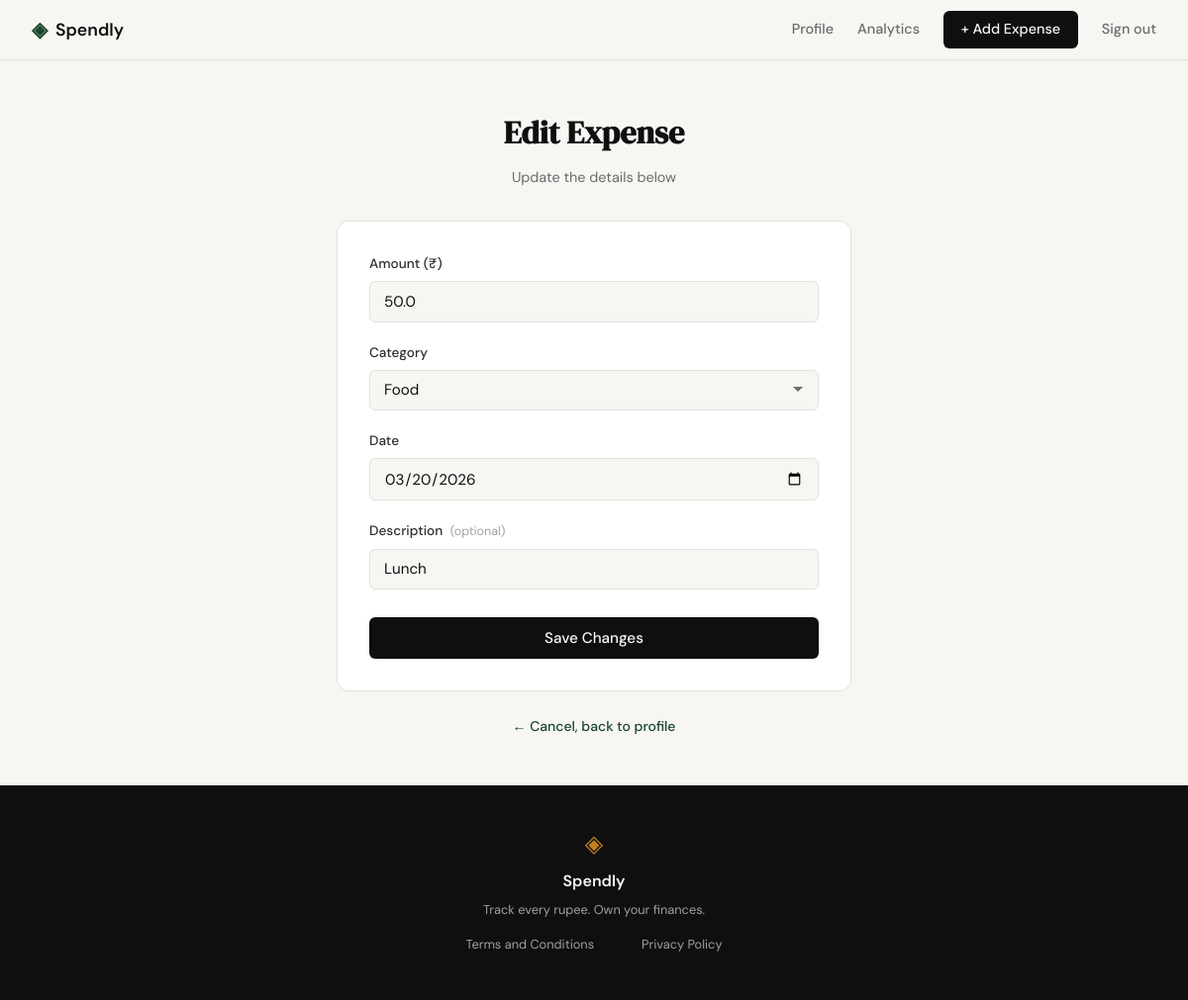
The page /expenses/59/edit (signed in) on the database its author committed.
### tables this page shows
CREATE TABLE expenses (
            id          INTEGER PRIMARY KEY AUTOINCREMENT,
            user_id     INTEGER NOT NULL REFERENCES users(id),
            amount      REAL    NOT NULL,
            category    TEXT    NOT NULL,
            date        TEXT    NOT NULL,
            description TEXT,
            created_at  TEXT    DEFAULT (datetime('now'))
        );

### app.py (the view, shortened to what this page needs)
@app.route("/expenses/<int:id>/edit", methods=["GET", "POST"])
def edit_expense(id):
    if not session.get("user_id"):
        return redirect(url_for("login"))
    expense = get_expense_by_id(id, session["user_id"])
    if expense is None:
        abort(404)
    if request.method == "GET":
        return render_template("edit_expense.html",
            expense    = expense,
            expense_id = id,
            categories = VALID_CATEGORIES,
        )

### database/db.py (called while the page is built)
def get_db():
    conn = sqlite3.connect(DB_PATH)
    conn.row_factory = sqlite3.Row
    conn.execute("PRAGMA foreign_keys = ON")
    return conn

### database/queries.py (called while the page is built)
def get_expense_by_id(expense_id, user_id):
    conn = get_db()
    row  = conn.execute(
        "SELECT * FROM expenses WHERE id = ? AND user_id = ?",
        (expense_id, user_id),
    ).fetchone()
    conn.close()
    return row

### templates/edit_expense.html (shortened to what this page needs)
{% extends "base.html" %}
{% block content %}
<section class="auth-section">
    <div class="auth-container add-expense-container">
        <div class="auth-header">
            <h1 class="auth-title">Edit Expense</h1>
            <p class="auth-subtitle">Update the details below</p>
        </div>
        <div class="auth-card">
            <form method="POST"
                  action="{{ url_for('edit_expense', id=expense_id) }}">
                <div class="form-group">
                    <label for="amount">Amount (₹)</label>
                    <input
                        type="number"
                        id="amount"
                        name="amount"
                        class="form-input"
                        placeholder="0.00"
                        step="0.01"
                        min="0.01"
                        value="{{ expense.amount if expense.amount is not none else '' }}"
                        required
                        autofocus>
                </div>
                <div class="form-group">
                    <label for="category">Category</label>
                    <select id="category" name="category"
                            class="form-input form-select" required>
                        {% for cat in categories %}
                        <option value="{{ cat }}"
                            {% if expense.category == cat %}selected{% endif %}>
                            {{ cat }}
                        </option>
                        {% endfor %}
                    </select>
                </div>
                <div class="form-group">
                    <label for="date">Date</label>
                    <input
                        type="date"
                        id="date"
                        name="date"
                        class="form-input"
                        value="{{ expense.date }}"
                        required>
                </div>
                <div class="form-group">
                    <label for="description">
                        Description
                        <span class="form-label-optional">(optional)</span>
                    </label>
                    <input
                        type="text"
                        id="description"
                        name="description"
                        class="form-input"
                        placeholder="What was this expense for?"
                        maxlength="200"
                        value="{{ expense.description if expense.description and expense.description != '—' else '' }}">
                </div>
                <button type="submit" class="btn-submit">
                    Save Changes
                </button>
            </form>
        </div>
        <p class="auth-switch">
            <a href="{{ url_for('profile') }}">← Cancel, back to profile</a>
        </p>
    </div>
</section>
{% endblock %}

### static/css/style.css (style rules this page uses)
:root { --ink: #0f0f0f; --ink-soft: #2d2d2d; --ink-muted: #6b6b6b; --ink-faint: #a0a0a0; --paper: #f7f6f3; --paper-warm: #f0ede6; --paper-card: #ffffff; --accent: #1a472a; --accent-light: #e8f0eb; --accent-2: #c17f24; --accent-2-light: #fdf3e3; --danger: #c0392b; --danger-light: #fdecea; --border: #e4e1da; --border-soft: #eeebe4; --font-display: 'DM Serif Display', Georgia, serif; --font-body: 'DM Sans', system-ui, sans-serif; --max-width: 1200px; --auth-width: 440px; --radius-sm: 6px; --radius-md: 12px; --radius-lg: 20px; }
*, *::before, *::after { box-sizing: border-box; margin: 0; padding: 0; }
html { font-size: 16px; scroll-behavior: smooth; }
body { background: var(--paper); color: var(--ink); font-family: var(--font-body); font-size: 1rem; line-height: 1.6; -webkit-font-smoothing: antialiased; }
a { color: inherit; text-decoration: none; }
.auth-section { min-height: calc(100vh - 60px - 100px); display: flex; align-items: center; justify-content: center; padding: 3rem 2rem; }
.auth-container { width: 100%; max-width: var(--auth-width); }
.auth-header { text-align: center; margin-bottom: 2rem; }
.auth-title { font-family: var(--font-display); font-size: 2rem; color: var(--ink); margin-bottom: 0.5rem; }
.auth-subtitle { font-size: 0.9rem; color: var(--ink-muted); }
.auth-card { background: var(--paper-card); border: 1px solid var(--border); border-radius: var(--radius-md); padding: 2rem; margin-bottom: 1.5rem; }
.form-group { margin-bottom: 1.25rem; }
.form-group label { display: block; font-size: 0.85rem; font-weight: 500; color: var(--ink-soft); margin-bottom: 0.4rem; }
.form-input { width: 100%; padding: 0.6rem 0.875rem; border: 1px solid var(--border); border-radius: var(--radius-sm); font-family: var(--font-body); font-size: 0.95rem; color: var(--ink); background: var(--paper); outline: none; transition: border-color 0.2s; }
.form-input::placeholder { color: var(--ink-faint); }
.btn-submit { width: 100%; padding: 0.7rem; background: var(--ink); color: var(--paper); border: none; border-radius: var(--radius-sm); font-family: var(--font-body); font-size: 0.95rem; font-weight: 500; cursor: pointer; transition: background 0.2s; margin-top: 0.5rem; }
.auth-switch { text-align: center; font-size: 0.875rem; color: var(--ink-muted); }
.auth-switch a { color: var(--accent); font-weight: 500; }
.add-expense-container { max-width: 520px; }
.form-select { appearance: none; background-repeat: no-repeat; background-position: right 0.875rem center; padding-right: 2.5rem; cursor: pointer; }
.form-label-optional { font-size: 0.78rem; color: var(--ink-faint); font-weight: 400; margin-left: 0.25rem; }

### rows shown on the page
expenses: amount "50.0", category "Food", date "03/20/2026", description "Lunch"
